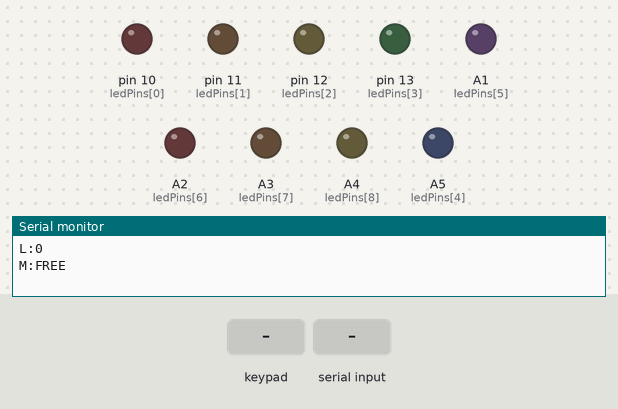
This sketch was run on a simulated Arduino Uno, built with avr-gcc and run on an emulated ATmega328P. Parts: output pins drawn as LEDs (lit = HIGH), the last lines printed to the serial monitor. Dashed ring = blinking. Inputs (shaded band) come from the test bench. Random numbers use the default seed unless the sketch sets one.

Above: at 1.2 s.
1.3 s: key '*' pressed
At 1.94 s:
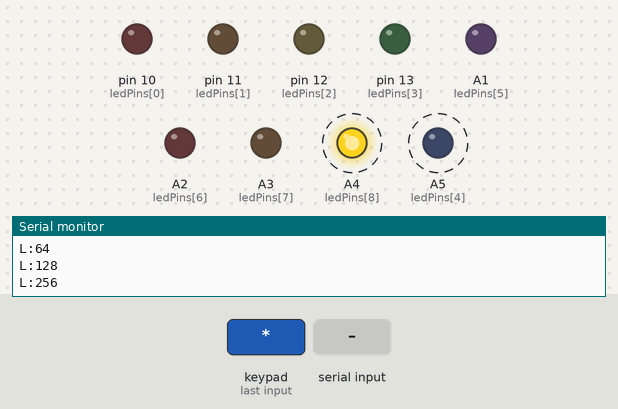
4.3 s: keypad keys 2 3 4 5 pressed 0.4 s apart
At 6.2 s:
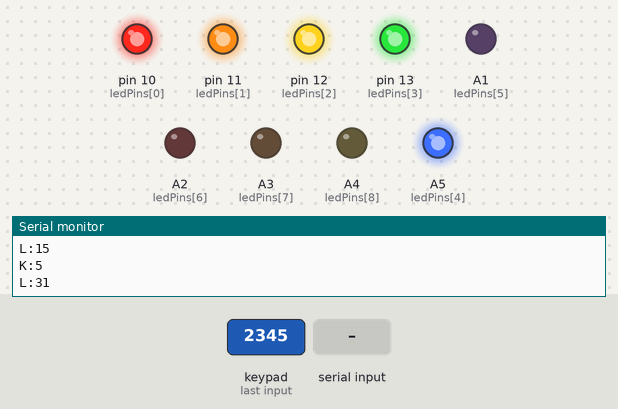
7.4 s: "#" received over Serial
At 9.0 s:
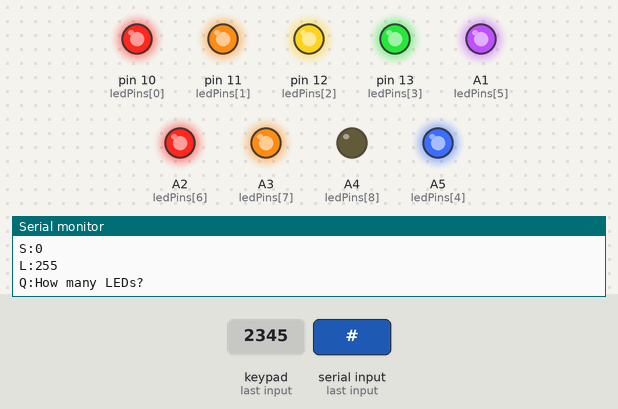
9.4 s: key '1' pressed
At 9.8 s:
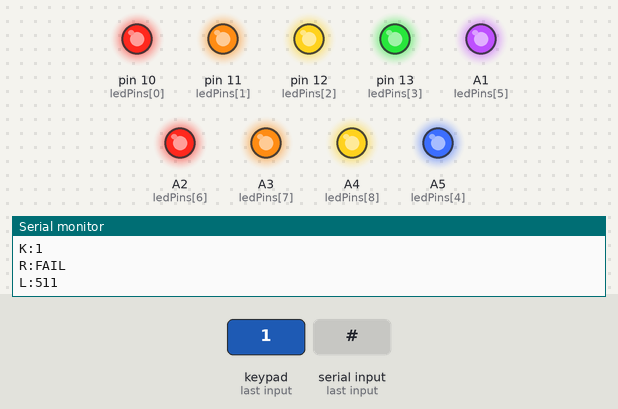
11.4 s: key '#' pressed
At 11.8 s:
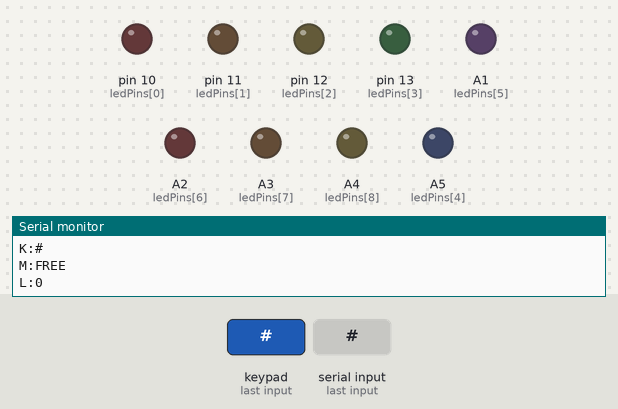
12.9 s: keypad keys 6 7 8 pressed 0.4 s apart
At 13.1 s:
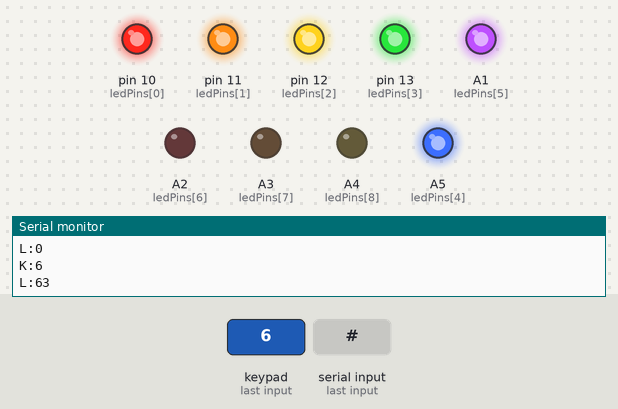
Timing chart, 0 to 15.9 s (numbered marks = the images above; inputs shaded):
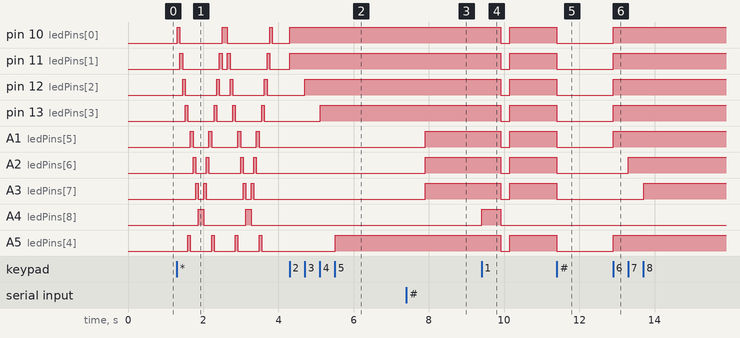

The sketch:

Kids_Project_2_Keypad_LEDs.ino
```cpp
/*
  =====================================================
   KIDS PROJECT #2 : KEYPAD LED BAR + COUNTING GAME
  =====================================================

  How it works:
    FREE MODE (default)
      - Press 1 to 9 -> the same number of LEDs turn ON
      - Press 0      -> all LEDs OFF
      - Press *      -> "chaser" animation (a light runs left and right)
      - Press #      -> start the COUNTING GAME

    COUNTING GAME
      - The Arduino lights a random number of LEDs.
      - Count them and type your answer on the keypad.
      - Right answer -> all LEDs blink, score +1
      - Wrong answer -> the LEDs flash once, try again
      - Press # again to go back to FREE MODE

  The project can also be controlled from the PC with the Python
  interface (interface/keypad_web.py).

  Components:
    - 1 Arduino Uno board
    - 1 keypad 3x4 (membrane, 7 pins)
    - 9 LEDs + 9 x 220 ohm resistors (one per LED)
    - Jumper wires and a breadboard

  Wiring:
    Keypad (pins 1 to 7, from left to right) -> D2, D3, D4, D5, D6, D7, D8
    LED 1 to LED 9 -> D10, D11, D12, D13, A5, A1, A2, A3, A4
      (each LED: pin -> 220 ohm resistor -> long leg (+) | short leg (-) -> GND)

  Library needed: "Keypad" by Mark Stanley and Alexander Brevig
  (Arduino IDE > Library Manager > search "Keypad" > Install)

  Author: Malek Chihi
*/

#include <Keypad.h>

// ---------- Keypad ----------
const byte ROWS = 4;
const byte COLS = 3;

char keys[ROWS][COLS] = {
  {'1', '2', '3'},
  {'4', '5', '6'},
  {'7', '8', '9'},
  {'*', '0', '#'}
};

byte rowPins[ROWS] = {2, 3, 4, 5};   // Keypad pins 1, 2, 3, 4 (rows)
byte colPins[COLS] = {6, 7, 8};      // Keypad pins 5, 6, 7 (columns)

/*
  How does a matrix keypad work?
  The 12 keys are arranged in a grid of 4 rows x 3 columns.
  Pressing a key connects ONE row to ONE column.
  The library checks each row/column pair very fast to find
  which key is pressed. This way, 7 wires are enough for 12 keys.
*/
Keypad keypad = Keypad(makeKeymap(keys), rowPins, colPins, ROWS, COLS);

// ---------- LEDs ----------
const int NUM_LEDS = 9;
// Analog pins (A1-A5) can also be used as normal digital outputs
const int ledPins[NUM_LEDS] = {10, 11, 12, 13, A5, A1, A2, A3, A4};

// ---------- Game ----------
bool gameMode = false;   // false = free mode, true = counting game
int answer = 0;          // number of LEDs shown in the game
int score = 0;


/*
  Turn the LEDs ON/OFF with a "mask".
  A mask is a number where each bit is one LED:
    bit 0 = LED 1, bit 1 = LED 2, ... bit 8 = LED 9
  Example: mask = 5 = 000000101 in binary -> LED 1 and LED 3 are ON.
  The line "L:mask" is also sent to the PC for the Python interface.
*/
void setLeds(int mask) {
  for (int i = 0; i < NUM_LEDS; i++) {
    // (mask >> i) & 1  reads bit number i of the mask: 1 = ON, 0 = OFF
    digitalWrite(ledPins[i], (mask >> i) & 1);
  }
  Serial.print("L:");
  Serial.println(mask);
}

// Turn ON the first "count" LEDs
void showCount(int count) {
  // (1 << count) - 1 gives "count" ones in binary.
  // Example: count = 3 -> (1 << 3) - 1 = 8 - 1 = 7 = 000000111 -> 3 LEDs ON
  setLeds((1 << count) - 1);
}


// ---------- Animations ----------

// A light runs from LED 1 to LED 9, then comes back (2 times)
void chaserAnimation() {
  for (int repeat = 0; repeat < 2; repeat++) {
    for (int i = 0; i < NUM_LEDS; i++) {
      setLeds(1 << i);
      delay(70);
    }
    for (int i = NUM_LEDS - 1; i >= 0; i--) {
      setLeds(1 << i);
      delay(70);
    }
  }
  setLeds(0);
}

// Right answer: all LEDs blink 2 times
void winAnimation() {
  for (int i = 0; i < 4; i++) {
    setLeds(i % 2 == 0 ? 511 : 0);   // 511 = 111111111 in binary = all 9 LEDs ON
    delay(180);
  }
  setLeds(0);
}

// Wrong answer: the LEDs flash once (long)
void loseAnimation() {
  setLeds(511);
  delay(500);
  setLeds(0);
  delay(250);
}


// ---------- Counting game ----------

void newQuestion() {
  delay(500);
  answer = random(1, 10);   // random number from 1 to 9
  showCount(answer);
  Serial.println("Q:How many LEDs?");
}

void startGame() {
  gameMode = true;
  score = 0;
  // micros() depends on the exact moment the player pressed #,
  // so the random numbers are different at every game
  randomSeed(micros());
  Serial.println("M:GAME");
  Serial.println("S:0");
  newQuestion();
}

void stopGame() {
  gameMode = false;
  Serial.println("M:FREE");
  setLeds(0);
}


// ---------- What to do when a key is pressed ----------
// Used by the keypad AND by the Python interface
void handleKey(char key) {
  Serial.print("K:");
  Serial.println(key);

  if (key == '#') {                 // Start / stop the game
    if (gameMode) stopGame();
    else startGame();
  }
  else if (key == '*') {            // Chaser animation
    chaserAnimation();
    if (gameMode) showCount(answer);   // show the question again
  }
  else if (key >= '0' && key <= '9') {
    /*
      key is a CHARACTER ('5'), not a number (5).
      Each character has a code: '0' = 48, '1' = 49, ... '5' = 53.
      So '5' - '0' = 53 - 48 = 5. This converts the character into a number.
    */
    int number = key - '0';

    if (gameMode) {
      if (number == answer) {       // Right answer
        score++;
        Serial.println("R:OK");
        Serial.print("S:");
        Serial.println(score);
        winAnimation();
        newQuestion();
      } else {                      // Wrong answer
        Serial.println("R:FAIL");
        loseAnimation();
        showCount(answer);          // show the same question again
      }
    } else {                        // Free mode
      showCount(number);
    }
  }
}


void setup() {
  Serial.begin(9600);

  for (int i = 0; i < NUM_LEDS; i++) {
    pinMode(ledPins[i], OUTPUT);
  }

  setLeds(0);
  Serial.println("M:FREE");
}


void loop() {
  // 1. A key pressed on the real keypad
  char key = keypad.getKey();
  if (key) handleKey(key);

  // 2. A key sent by the PC (Python interface or Serial Monitor)
  if (Serial.available() > 0) {
    char c = Serial.read();
    if ((c >= '0' && c <= '9') || c == '*' || c == '#') {
      handleKey(c);
    }
  }
}
```

Measured:
- after the input at 1.3 s, pin 10 (ledPins[0]): goes HIGH 0.07 s, LOW 1.1 s, HIGH 0.14 s, LOW 1.1 s, HIGH 0.07 s, then LOW, starting at once; A4 (ledPins[8]): alternates HIGH for 0.14 s and LOW for 1.1 s, starting after 0.57 s; A5 (ledPins[4]): alternates HIGH for 0.07 s and LOW for 0.56 s, starting after 0.29 s
- after the input at 4.3 s, pin 10 (ledPins[0]), pin 11 (ledPins[1]): LOW → HIGH at once; pin 12 (ledPins[2]): LOW → HIGH after 0.40 s; pin 13 (ledPins[3]): LOW → HIGH after 0.81 s; A5 (ledPins[4]): LOW → HIGH after 1.2 s
- after the input at 7.4 s, A1 (ledPins[5]), A2 (ledPins[6]), A3 (ledPins[7]): LOW → HIGH after 0.50 s
- after the input at 9.4 s, pin 10 (ledPins[0]), pin 11 (ledPins[1]), pin 12 (ledPins[2]), pin 13 (ledPins[3]), A1 (ledPins[5]), A2 (ledPins[6]), A3 (ledPins[7]), A5 (ledPins[4]): HIGH → LOW after 0.50 s, → HIGH 0.25 s later; A4 (ledPins[8]): LOW → HIGH at once, → LOW 0.50 s later
- after the input at 11.4 s, pin 10 (ledPins[0]), pin 11 (ledPins[1]), pin 12 (ledPins[2]), pin 13 (ledPins[3]), A1 (ledPins[5]), A2 (ledPins[6]), A3 (ledPins[7]), A5 (ledPins[4]): HIGH → LOW at once
- after the input at 12.9 s, pin 10 (ledPins[0]), pin 11 (ledPins[1]), pin 12 (ledPins[2]), pin 13 (ledPins[3]), A1 (ledPins[5]), A5 (ledPins[4]): LOW → HIGH at once; A2 (ledPins[6]): LOW → HIGH after 0.41 s; A3 (ledPins[7]): LOW → HIGH after 0.81 s
